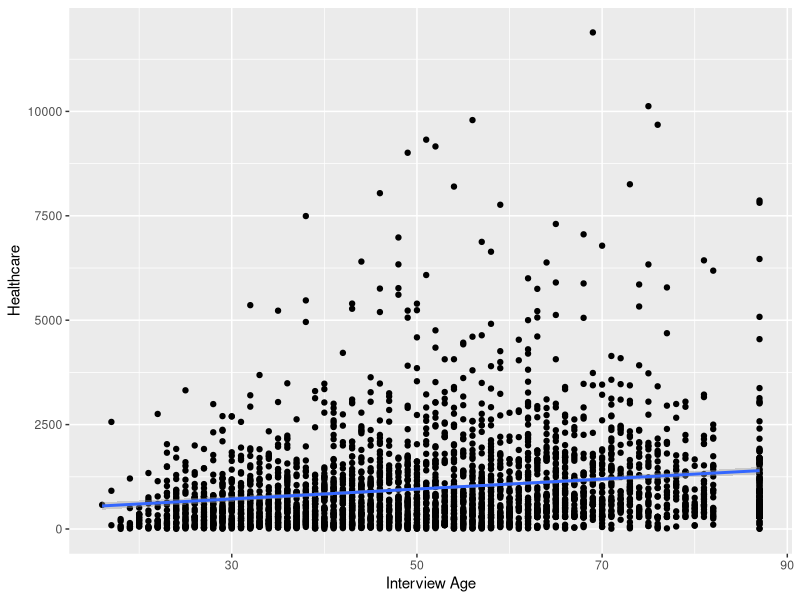
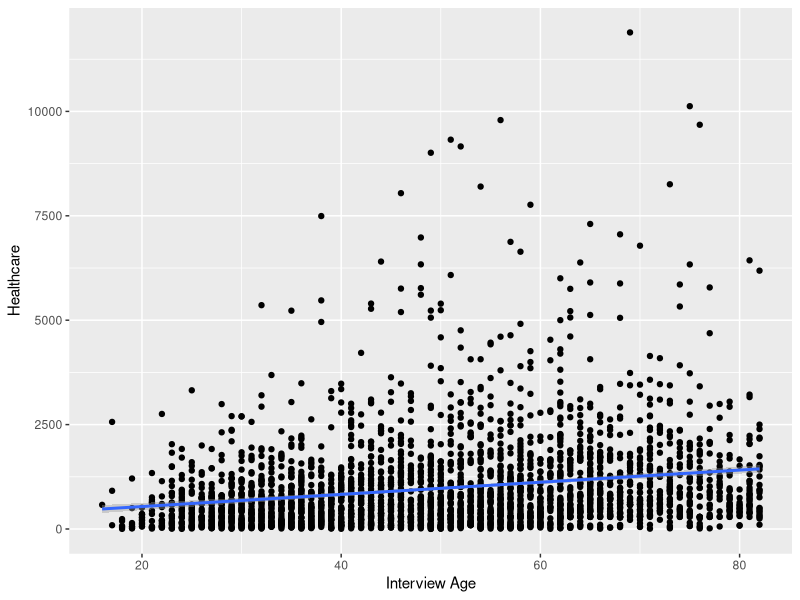
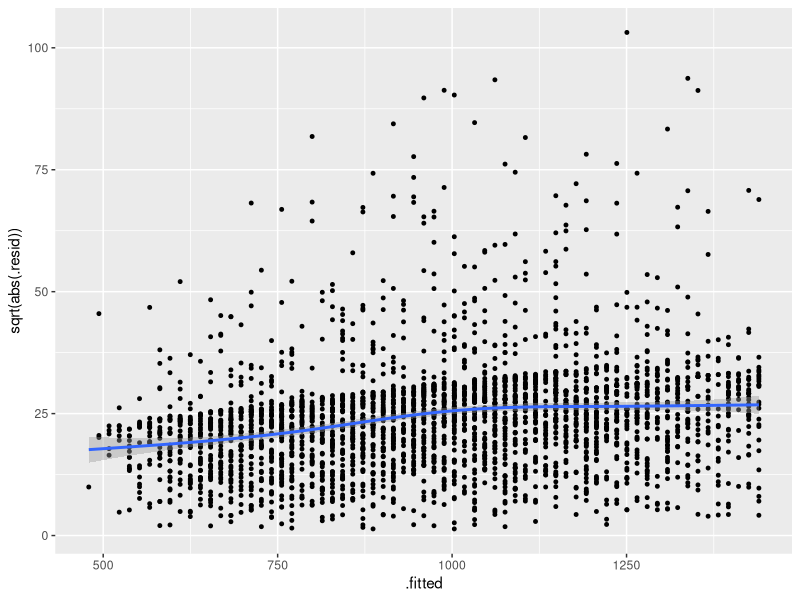
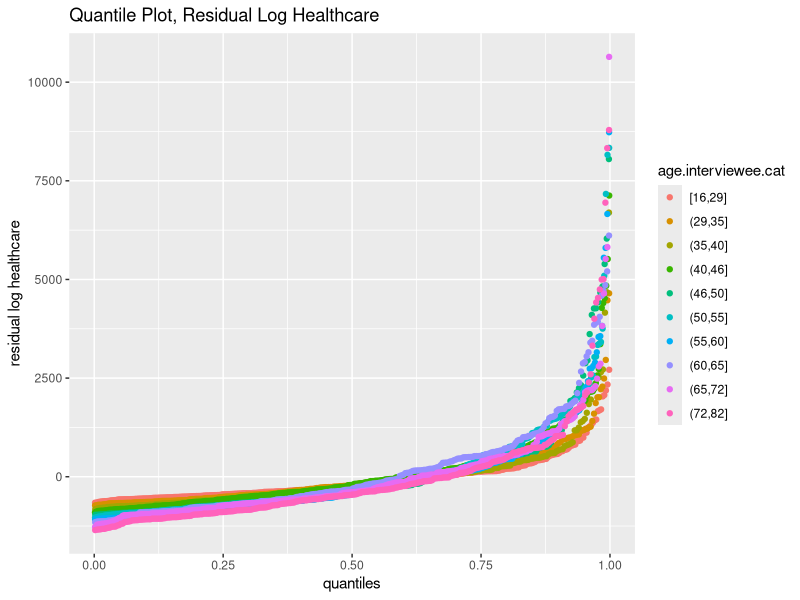
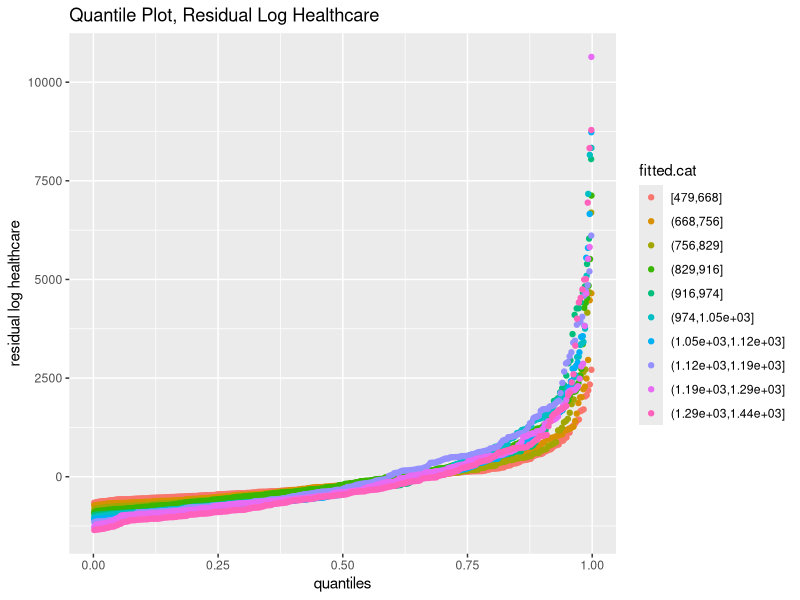
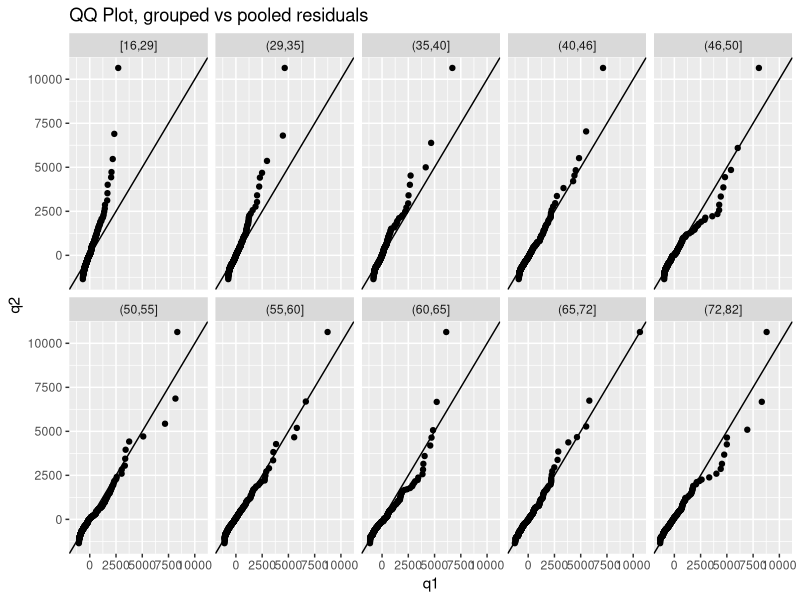
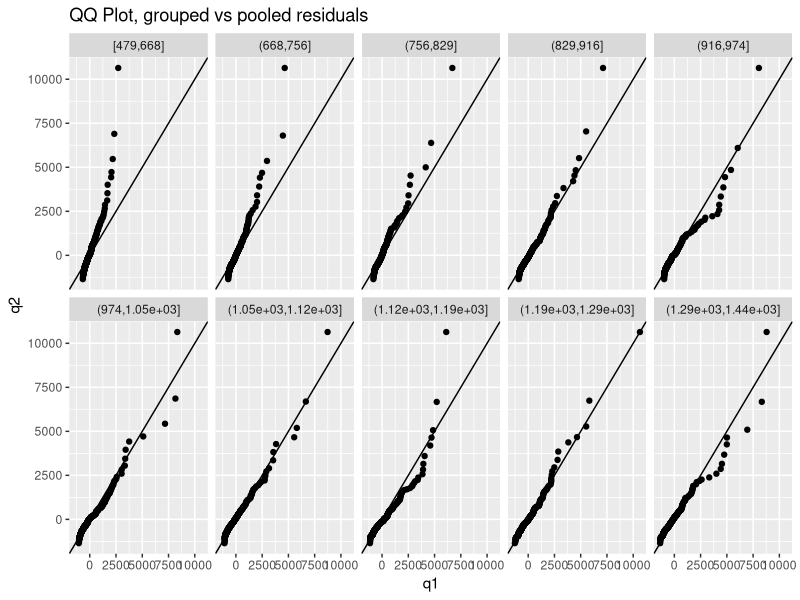

Recreate these plots in R, in order.
#CS510 Computing for Scientists Midterm Project
#Krupa Nagori

#Preliminaries
#We'll use the data file `midterm-dataset.csv`, which should be in the same directory as this markdown file (which should also be your working directory). It is a data frame of expenditures by household from the consumer expenditure survey

#The package script is based on stackoverflow recommendations to install missing packages.
list.of.packages <- c("ggplot2", "plyr", "reshape2", "splines", "boot", "MASS", "broom")
new.packages <- list.of.packages[!(list.of.packages %in% installed.packages()[,"Package"])]
if(length(new.packages)) install.packages(new.packages)

#libraries
library(ggplot2)
library(plyr)
library(reshape2)
library(splines)
library(boot)
library(MASS)
library(broom)


#The command `set.seed(x)`, where `x` is any number, fixes the random number generator to give the same output every time.
set.seed(1)

#Functions
# Below are the functions used to conduct the analysis

glm.cv.loop = function(data, formula.text, DF.vector, K=10) {
# make sure boot library is loaded
require(boot) 
cv.scores = rep(0, times = length(DF.vector))
for (DF in DF.vector) {
# get the fitted model for current value of DF
spline.model = glm(as.formula(formula.text), data=data)
# run K-fold cross validation 
cv = cv.glm(data=data, glmfit=spline.model, K=K)
# extract the cross-validation score
cv.scores[DF] = cv$delta[1]
}
# make the plot
data.out = data.frame(df = DF.vector, cv.scores = cv.scores)
cv.plot = ggplot(data = data.out, mapping=aes(x=df, y=cv.scores)) + geom_point() + labs(x='df', title='Cross Validation Scores')
# return a list containing the scores and the plot
return( list(scores = cv.scores, plot = cv.plot))
}  


Find.QQ = function(.data, column.name, y) {
# how many quantiles are we plotting?
n.pts = min( length(.data[, column.name]), length(y))
# which quantiles are we plotting?
probs = seq(from = 0, to = 1, length.out = n.pts)
# compute these quantiles for each group
q1 = quantile(.data[, column.name], probs= probs)
q2 = quantile(y, probs=probs )
# return them as a data frame
return( data.frame(q1 = q1, q2 = q2))
}

Pool.Residuals = function (data.augment, x, qvec = c(.05, .15, .5, .85, .95)) {
require(plyr)
require(reshape2)
# find the quantiles of the residuals
resid.quantile = quantile(x = data.augment$.resid, probs = qvec)
# add the quantiles of the residuals to the predicted trend
data.augment = mutate(data.augment, 
q1 = .fitted + resid.quantile[1],
q2 = .fitted + resid.quantile[2],                                      
q3 = .fitted + resid.quantile[3],                                      
q4 = .fitted + resid.quantile[4],              
q5 = .fitted + resid.quantile[5])
# combine all of the quantiles into one column for easier plotting:
data.melt = melt(data.augment, id.vars= x, measure.vars = c('q1', 'q2', 'q3', 'q4', 'q5'))
return( data.melt )
}


# The first step will be to load the data file. 
# The focus of the analysis will be to look at healthcare costs when compared to age of the interviewee 

# Load the data file
demographic_dataset = read.csv(file = 'dataset/midterm-dataset.csv', header = TRUE)

#Healthcare
#First create a simple lm with healthcare as a function of age.interviewee
agetohealthcost = lm(formula = healthcare ~ age.interviewee, data = demographic_dataset)
agetohealthcost
#from here plot the data to have a starting point
agetohealthcost.plot = ggplot(data=demographic_dataset, mapping=aes(x=age.interviewee, y=healthcare)) + geom_point()
agetohealthcost.plot + geom_smooth(method='lm') + 
labs(x = 'Interview Age', y='Healthcare')
# The resulting graph shows that the people of a younger age have lower cost of healthcare and as ages increase the healthcare costs appear to increase as well. 

#Here apply the qualifications
demographic_subset.1 <- demographic_dataset[which(demographic_dataset$healthcare > 1),]
demographic_subset <- demographic_subset.1[-which(demographic_subset.1$age.interviewee > 86),]
#Create a new plot based on the new data that will show the difference from before
agetohealthcost.subset.plot <- ggplot(data=demographic_subset, mapping=aes(x=age.interviewee, y=healthcare)) + geom_point()
agetohealthcost.subset.plot + geom_smooth(method='lm')+ 
labs(x = 'Interview Age', y='Healthcare')
#Removing the extremeties maintained a similar trend in terms of cost to age increase similarly.


#Cross Validation
#This step uses a log to fit a natural spline to your data for cross validation. 
#Mutate to add the log to the dataframe
crossvalidation.subset = mutate(demographic_subset, log.healthcare = log(healthcare))
#Use the function given to us above
out = glm.cv.loop(crossvalidation.subset, formula.text = "log.healthcare ~ ns(age.interviewee, df=DF)", DF.vector = 1:30)

crossvalidationmodel = lm(formula = healthcare ~ age.interviewee, data = crossvalidation.subset)
#create a new subset for the s-l plot
ggplotcv.subset = augment(crossvalidationmodel, data=crossvalidation.subset)
#generate the s-l plot
ggplot(data = ggplotcv.subset, mapping=aes(x = .fitted, y = sqrt(abs(.resid)))) + geom_point(size = 1) + geom_smooth()

#Plot the residuals against the predicted values to see if they look identically distributed. Divide `age.interviewee` and `.fitted` into groups, and use quantile plots or QQ plots to see if the residuals in each group look identically distributed. Do they?

#generate a subset from the previous data use cut to group data
residuals.subset = mutate(ggplotcv.subset, pred = predict(crossvalidationmodel), resid = resid(crossvalidationmodel), age.interviewee.cat = cut_number(age.interviewee, n = 10))
residualsqq.subset = mutate(residuals.subset, pred = predict(crossvalidationmodel), resid = resid(crossvalidationmodel), fitted.cat = cut_number(.fitted, n = 10))

#plot each of groups to compare
ggplot(data = residualsqq.subset, mapping=aes(sample = resid, color = age.interviewee.cat)) + stat_qq(distribution=qunif) + labs(x = 'quantiles', y = 'residual log healthcare', title = 'Quantile Plot, Residual Log Healthcare')

ggplot(data = residualsqq.subset, mapping=aes(sample = resid, color = fitted.cat)) + stat_qq(distribution=qunif) + labs(x = 'quantiles', y = 'residual log healthcare', title = 'Quantile Plot, Residual Log Healthcare')
#Create qq plots to compare more clearly
#The qq plots will look clustered inside of the plot viewing window in RStudio. For better viewing I suggest using the zoom button to pop it out.
QQ.df = ddply(residualsqq.subset, 'age.interviewee.cat', Find.QQ, column.name ="resid", y = residualsqq.subset$resid)
QQ2.df = ddply(residualsqq.subset, 'fitted.cat', Find.QQ, column.name = "resid", y = residualsqq.subset$resid)

ggplot(data = QQ.df, mapping=aes(x = q1, y = q2)) + geom_point() + geom_abline() + facet_wrap('age.interviewee.cat', nrow = 2) + labs(title='QQ Plot, grouped vs pooled residuals')

ggplot(data = QQ2.df, mapping=aes(x = q1, y = q2)) + geom_point() + geom_abline() + facet_wrap('fitted.cat', nrow = 2) + labs(title='QQ Plot, grouped vs pooled residuals')

#The QQ plot help signficantly in trying to see if the residuals in each group look identically distributed.Based on the plot generated the residuals in each group look identically distributed.
